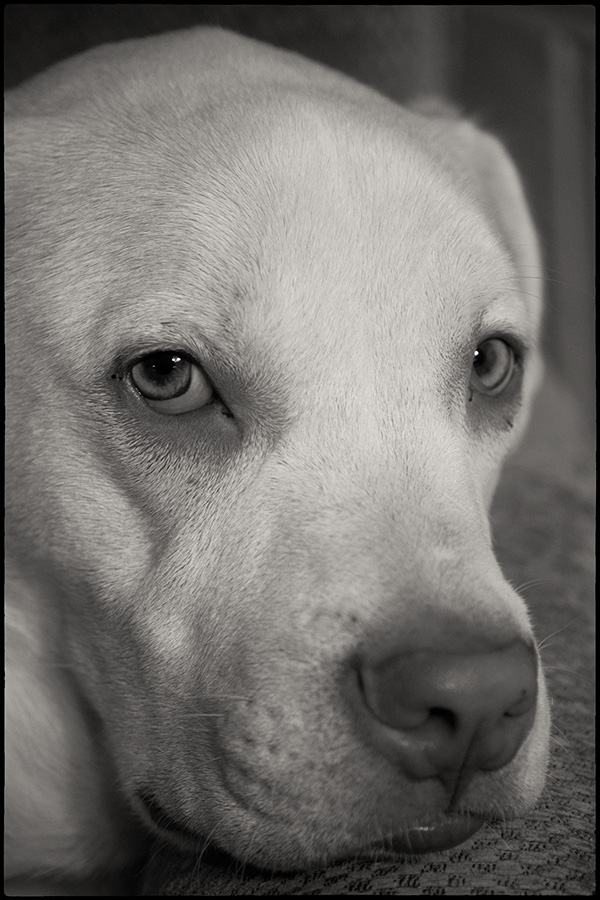
#> input picture lowcontrastpicture.png, 600 x 900 px, found by its file name
$ python 'UTS contrast level.py'
#> lines starting #> are read from the running program, lines starting #| are printed output that depends on the picture
# Nama : Armada Satya Permana
# NIM : 220401010131
# Kelas : IFD51
# Mata Kuliah : Pengolahan Citra

import imageio
import numpy as np
import matplotlib.pyplot as plt

image = imageio.v2.imread("C:/Users/Numotion Editor/Documents/matplotlib_project/lowcontrastpicture.png")
#> image is the input picture: shape (900, 600, 4); mean R, G, B, A 114, 111.7, 108.3, 255

if len(image.shape) == 3:
    gray_image = np.dot(image[...,:3], [0.299, 0.587, 0.114])
else:
    gray_image = image

contrast_level = 1.5
enhanced_image = np.clip(contrast_level * gray_image, 0, 255).astype('uint8')
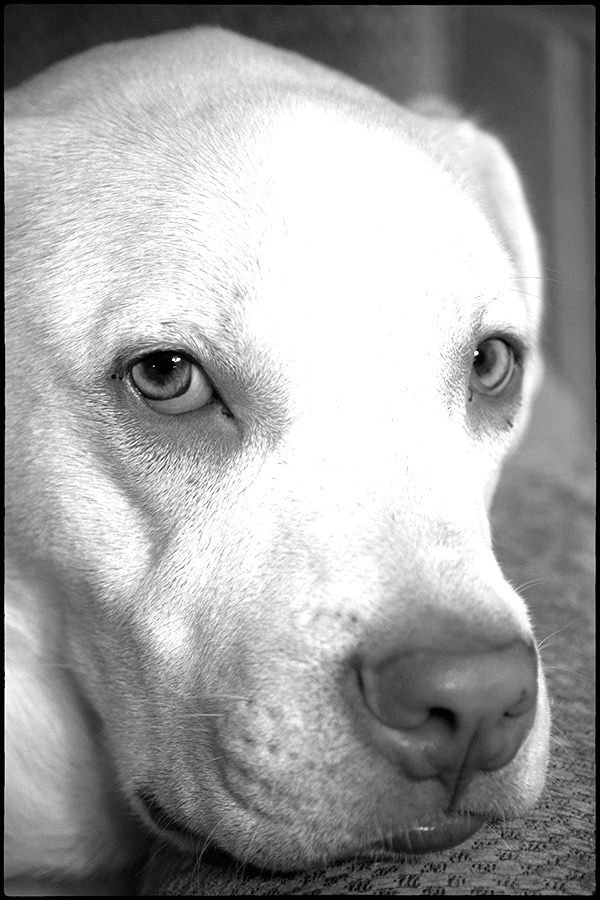
#> enhanced_image: shape (900, 600); min 0, max 255, mean 162.1

plt.figure(figsize=(15, 5))
plt.subplot(1, 3, 1)
plt.title("Citra Asli")
plt.imshow(gray_image, cmap='gray')
plt.axis('off')

plt.subplot(1, 3, 2)
plt.title("Kontras Level 1.5")
plt.imshow(enhanced_image, cmap='gray')
plt.axis('off')

hist, bins = np.histogram(gray_image.flatten(), bins=256, range=[0, 256])
#> hist = 256 values, max 10254 at index 0, min 0 at index 225, mean 2109.4; bins = 257 values from 0 to 256
cdf = hist.cumsum()
#> cdf = 256 values from 10254 to 540000
cdf_normalized = cdf * hist.max() / cdf.max()
#> cdf_normalized = 256 values from 194.7 to 10254
cdf_m = np.ma.masked_equal(cdf, 0)
cdf_m = (cdf_m - cdf_m.min()) * 255 / (cdf_m.max() - cdf_m.min())
cdf_final = np.ma.filled(cdf_m, 0).astype('uint8')
#> cdf_final = 256 values from 0 to 255
equalized_image = cdf_final[gray_image.astype('uint8')]
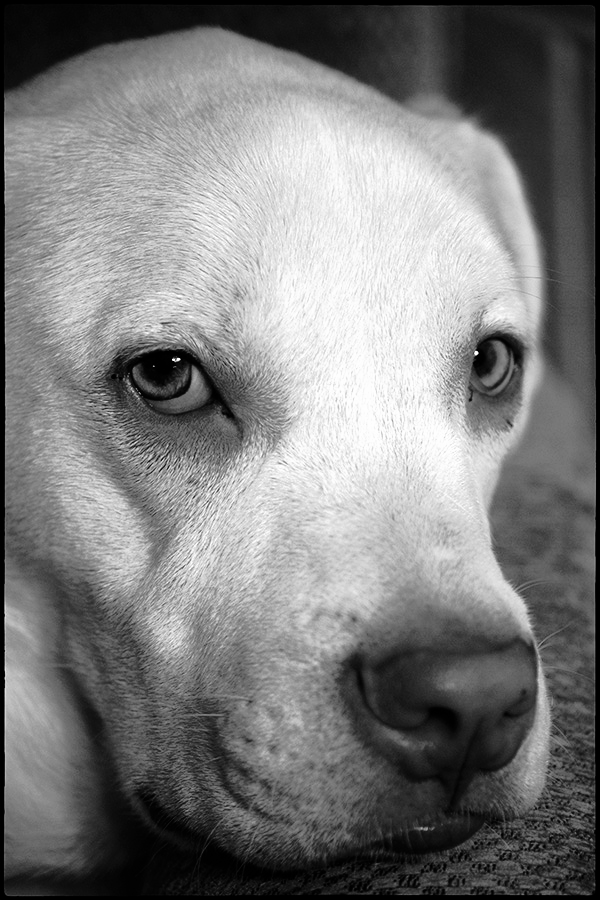
#> equalized_image: shape (900, 600); min 0, max 255, mean 125.3

plt.subplot(1, 3, 3)
plt.title("Histogram Equalization")
plt.imshow(equalized_image, cmap='gray')
plt.axis('off')

plt.show()
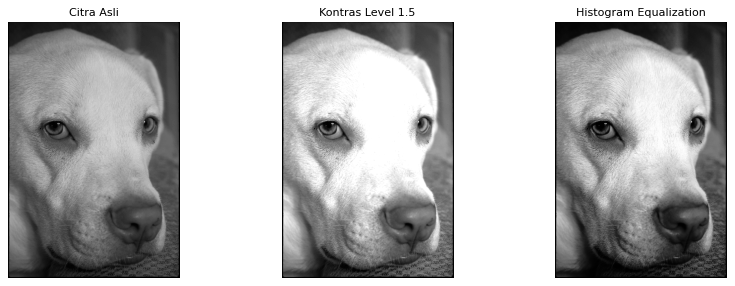
#> figure drawn by matplotlib, 3 panels
